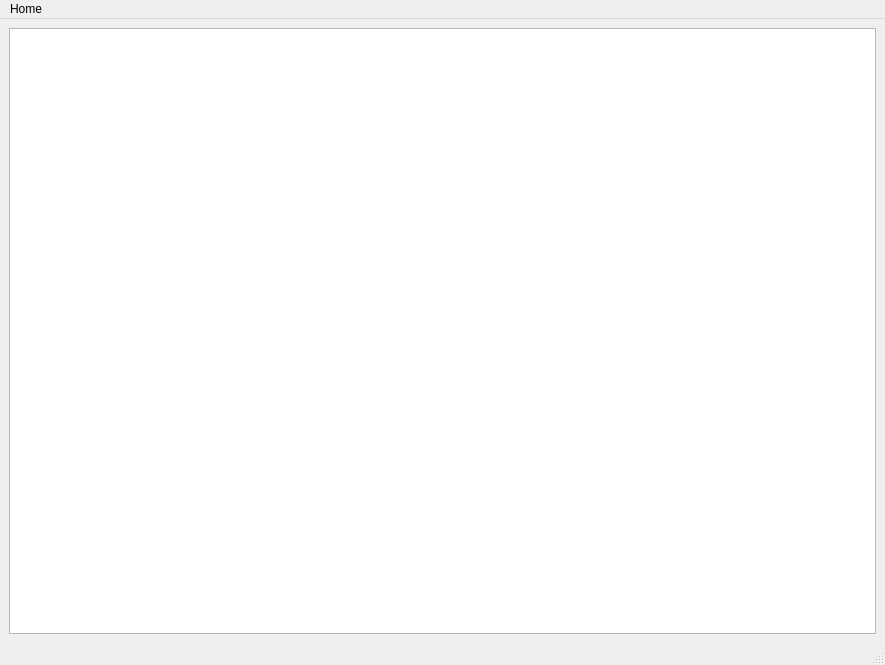
<?xml version="1.0" encoding="UTF-8"?>
<ui version="4.0">
 <class>MainWindow</class>
 <widget class="QMainWindow" name="MainWindow">
  <property name="geometry">
   <rect>
    <x>0</x>
    <y>0</y>
    <width>885</width>
    <height>665</height>
   </rect>
  </property>
  <property name="windowTitle">
   <string>Detail</string>
  </property>
  <widget class="QWidget" name="centralwidget">
   <layout class="QVBoxLayout" name="verticalLayout">
    <item>
     <widget class="QTextEdit" name="textEdit"/>
    </item>
   </layout>
  </widget>
  <widget class="QMenuBar" name="menubar">
   <property name="geometry">
    <rect>
     <x>0</x>
     <y>0</y>
     <width>885</width>
     <height>22</height>
    </rect>
   </property>
   <widget class="QMenu" name="menuHome">
    <property name="title">
     <string>Home</string>
    </property>
    <addaction name="actionHome"/>
    <addaction name="actionHome_2"/>
   </widget>
   <addaction name="menuHome"/>
  </widget>
  <widget class="QStatusBar" name="statusbar"/>
  <action name="actionHome">
   <property name="text">
    <string>Back</string>
   </property>
  </action>
  <action name="actionHome_2">
   <property name="text">
    <string>Home</string>
   </property>
  </action>
 </widget>
 <resources/>
 <connections/>
</ui>
